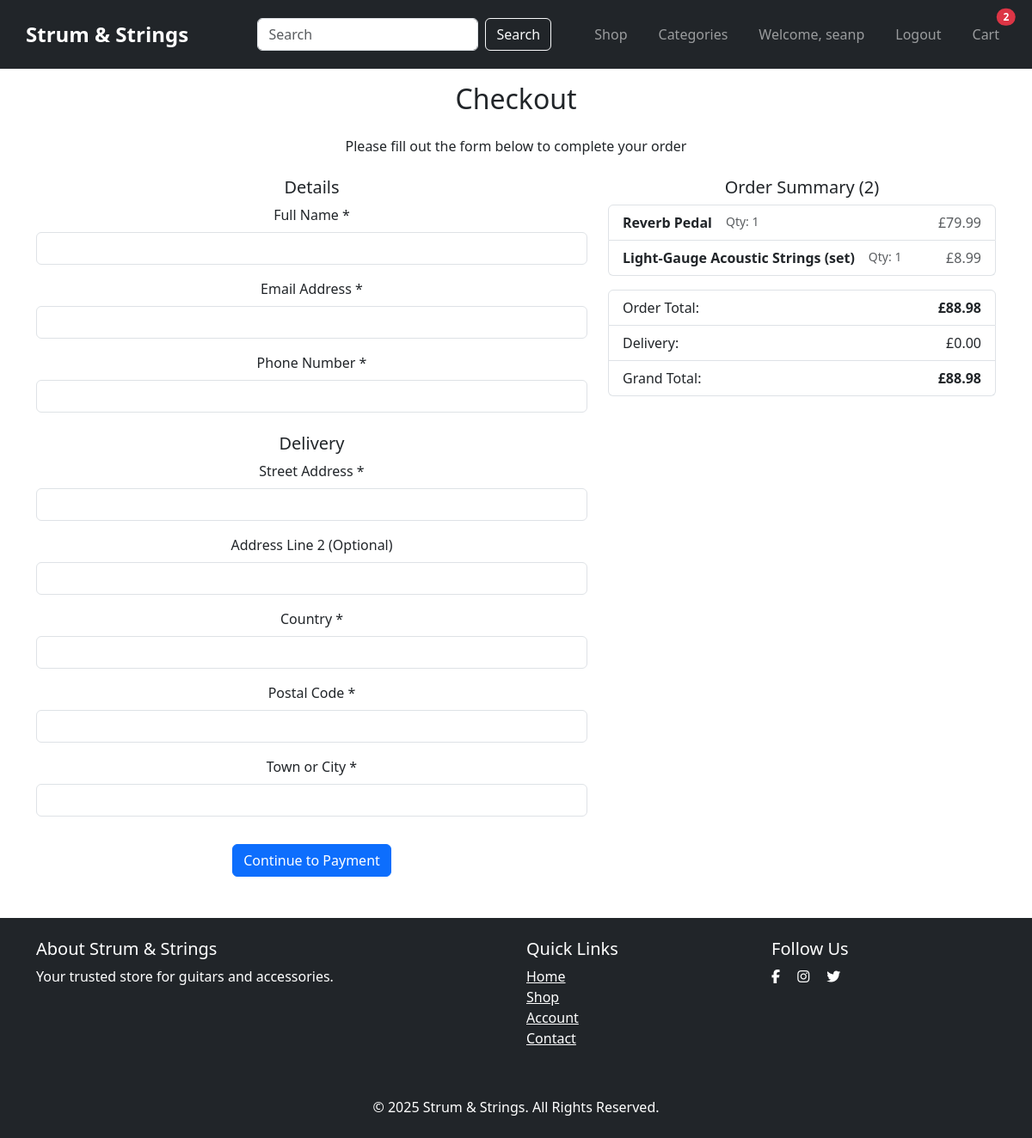
/cart/checkout/ (signed in), run on an earlier commit of the app's database.
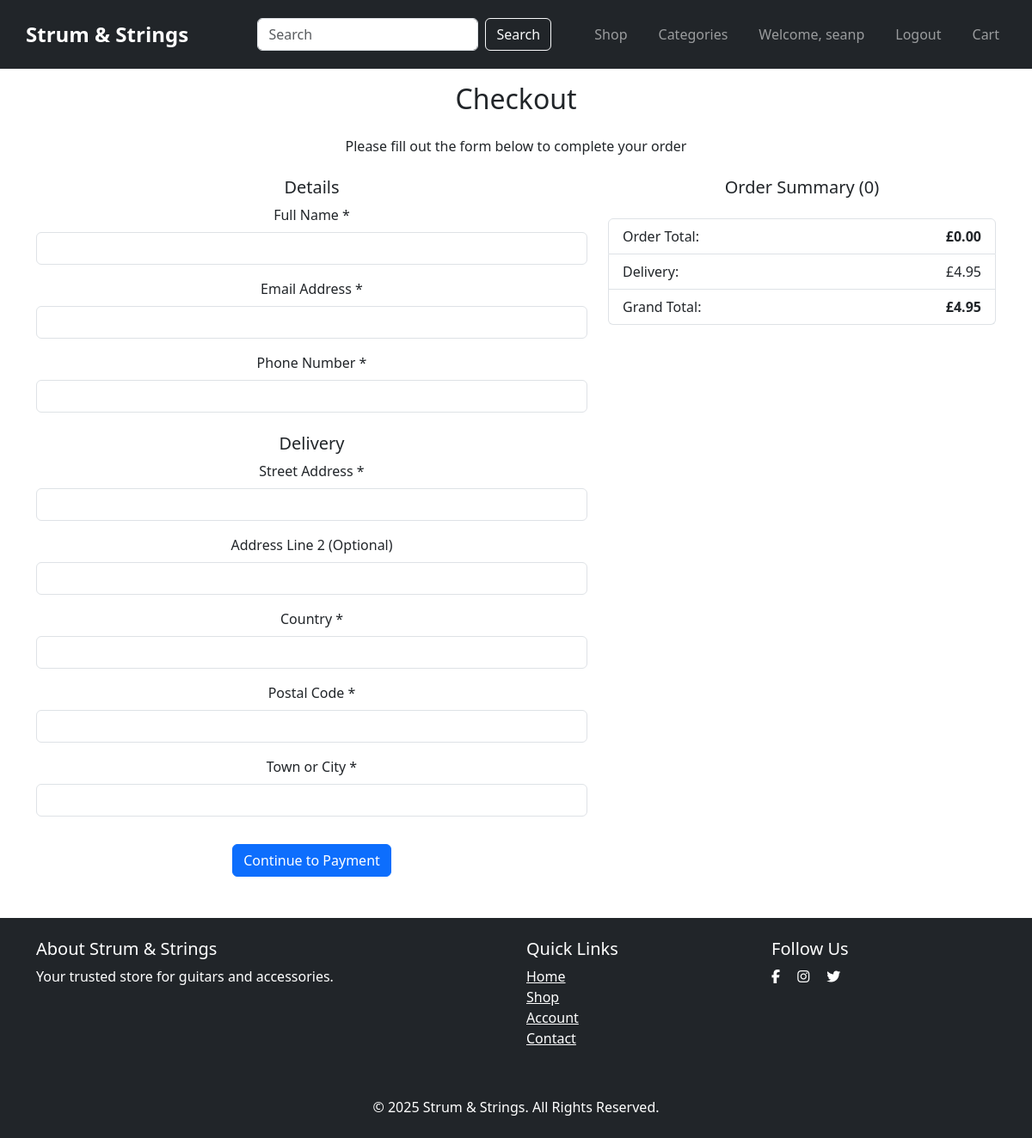
And on a later commit of the database.
### cart/models.py (models this page shows, shortened)
class CartItem(models.Model):
    user = models.ForeignKey(User, on_delete=models.CASCADE)
    product = models.ForeignKey(Product, on_delete=models.CASCADE)
    quantity = models.PositiveIntegerField(default=1)
    added_on = models.DateTimeField(auto_now_add=True)

### products/models.py (models this page shows, shortened)
class Product(models.Model):
    name = models.CharField(max_length=200)
    brand = models.CharField(
        max_length=100,
        help_text="e.g. Gibson, Martin, Yamaha, Fender, etc.",
        default="Unknown",
    )
    category = models.ForeignKey(
        Category,
        on_delete=models.CASCADE,
        related_name='products'
    )
    model = models.CharField(
        max_length=100,
        help_text="e.g. Stratocaster, Les Paul, Dreadnought, etc."
    )
    image = models.ImageField(
        upload_to='products/',
        blank=True,
        null=True
    )
    short_description = models.TextField(blank=True)
    price = models.DecimalField(
        max_digits=8,
        decimal_places=2,
        default=0.00,
        help_text="Price in GBP (e.g. 499.99)"
    )

### cart/views.py (the view, shortened to what this page needs)
# urls.py: path('checkout/', views.checkout, name='checkout'),
@login_required
def checkout(request):
    cart_items = CartItem.objects.filter(user=request.user)
    for item in cart_items:
        item.subtotal = item.product.price * item.quantity
    total = sum(item.subtotal for item in cart_items)
    delivery_fee = Decimal('0.00')
    free_delivery_threshold = Decimal('50.00')
    if total < free_delivery_threshold:
        delivery_fee = Decimal('4.95')
    grand_total = total + delivery_fee
    return render(request, 'cart/checkout.html', {
        'cart_items': cart_items,
        'total': total,
        'delivery_fee': delivery_fee,
        'grand_total': grand_total,
        'stripe_public_key': settings.STRIPE_PUBLIC_KEY,
    })

### cart/context_processors.py (called while the page is built)
def cart_item_count(request):
    if request.user.is_authenticated:
        count = CartItem.objects.filter(user=request.user).count()
    else:
        count = 0
    return {'cart_item_count': count}

### cart/templates/cart/checkout.html (shortened to what this page needs)
{% extends 'base.html' %}
{% load static %}
{% block main_class %}container py-5 mt-5{% endblock %}
{% block content %}
<h2 class="mb-4">Checkout</h2>
<p class="mb-4">Please fill out the form below to complete your order</p>
<div class="row">
  <div class="col-md-7">
    <form method="post" id="checkout-form">
      <h5>Details</h5>
      <div class="mb-3">
        <label for="full_name" class="form-label">Full Name *</label>
        <input type="text" class="form-control" id="full_name" name="full_name" required>
      </div>
      <div class="mb-3">
        <label for="email" class="form-label">Email Address *</label>
        <input type="email" class="form-control" id="email" name="email" required>
      </div>
      <div class="mb-3">
        <label for="phone" class="form-label">Phone Number *</label>
        <input type="text" class="form-control" id="phone" name="phone" required>
      </div>
      <h5 class="mt-4">Delivery</h5>
      <div class="mb-3">
        <label for="street_address1" class="form-label">Street Address *</label>
        <input type="text" class="form-control" id="street_address1" name="street_address1" required>
      </div>
      <div class="mb-3">
        <label for="street_address2" class="form-label">Address Line 2 (Optional)</label>
        <input type="text" class="form-control" id="street_address2" name="street_address2">
      </div>
      <div class="mb-3">
        <label for="country" class="form-label">Country *</label>
        <input type="text" class="form-control" id="country" name="country" required>
      </div>
      <div class="mb-3">
        <label for="postal_code" class="form-label">Postal Code *</label>
        <input type="text" class="form-control" id="postal_code" name="postal_code" required>
      </div>
      <div class="mb-3">
        <label for="town_or_city" class="form-label">Town or City *</label>
        <input type="text" class="form-control" id="town_or_city" name="town_or_city" required>
      </div>
      <button type="submit" class="btn btn-primary mt-3">
        Continue to Payment
      </button>
    </form>
  </div>
  <div class="col-md-5">
    <h5>Order Summary ({{ cart_items|length }})</h5>
    <ul class="list-group mb-3">
      {% for item in cart_items %}
      <li class="list-group-item d-flex justify-content-between align-items-center">
        <div class="d-flex flex-column">
          <div class="d-flex justify-content-between">
            <strong>{{ item.product.name }}</strong>
            <small class="text-muted ms-3">Qty: {{ item.quantity }}</small>
          </div>
        </div>
        <span class="text-muted">£{{ item.subtotal|floatformat:2 }}</span>
      </li>
      {% endfor %}
    </ul>
    <ul class="list-group">
      <li class="list-group-item d-flex justify-content-between">
        <span>Order Total:</span>
        <strong>£{{ total|floatformat:2 }}</strong>
      </li>
      <li class="list-group-item d-flex justify-content-between">
        <span>Delivery:</span>
        <span>£{{ delivery_fee|floatformat:2 }}</span>
      </li>
      <li class="list-group-item d-flex justify-content-between">
        <span>Grand Total:</span>
        <strong>£{{ grand_total|floatformat:2 }}</strong>
      </li>
    </ul>
  </div>
</div>
{% endblock %}

### templates/base.html (shortened to what this page needs)
{% load static %}
<!DOCTYPE html>
<html lang="en">
  <head>
    {% block corecss %}
    <link
      rel="stylesheet"
      href="https://cdn.jsdelivr.net/npm/bootstrap@5.3.0/dist/css/bootstrap.min.css"
    />
    {% endblock %}
    {% block extra_css %}
    <link rel="stylesheet" href="{% static 'css/base.css' %}" />
    {% endblock %}
  </head>
  <body>
    <div class="wrapper d-flex flex-column">
      <header class="bg-dark text-white fixed-top">
        <nav class="navbar navbar-expand-lg navbar-dark container-fluid">
          <div class="navbar-brand-container">
            <a class="navbar-brand" href="{% url 'home' %}">Strum & Strings</a>
          </div>
          <div
            class="collapse navbar-collapse justify-content-between burger-one"
            id="navbarNav"
          >
          <form class="d-flex mx-auto" method="get" action="{% url 'products:products_list' %}">
            <input
              class="form-control me-2 w-100"
              type="search"
              name="q"
              placeholder="Search"
              aria-label="Search"
              value="{{ query|default:'' }}"
            />
            <button class="btn btn-outline-light" type="submit">
              Search
            </button>
          </form>
            <ul
              class="navbar-nav ms-auto list-inline list-unstyled"
              id="nav-links-one"
            >
              <li class="nav-item">
                <a class="nav-link" href="{% url 'products:products_list' %}"
                  >Shop</a
                >
              </li>
              <li class="nav-item">
                <a
                  class="nav-link"
                  href="{% url 'categories:categories_list' %}"
                  >Categories</a
                >
              </li>
              {% if user.is_authenticated %}
              <li class="nav-item">
                <a class="nav-link" href="{% url 'accounts:profile' %}">Welcome, {{ user.username }}</a>
              </li>
              <li class="nav-item">
                <a class="nav-link" href="{% url 'account_logout' %}">Logout</a>
              </li>
              {% endif %}
              <li class="nav-item">
                <a class="nav-link position-relative" href="{% url 'cart:view_cart' %}">
                  Cart
                  {% if cart_item_count > 0 %}
                    <span class="position-absolute top-0 start-100 translate-middle badge rounded-pill bg-danger">
                      {{ cart_item_count }}
                    </span>
                  {% endif %}
                </a>
              </li>
            </ul>
          </div>
        </nav>
      </header>
      <main class="{% block main_class %}flex-grow-1{% endblock %}">
        {% block content %}{% endblock %}
      </main>
      <footer class="bg-dark text-white py-4" id="footer-one">
        <div class="container">
          <div class="row">
            <div class="col-md-6">
              <h5>About Strum & Strings</h5>
              <p>Your trusted store for guitars and accessories.</p>
            </div>
            <div class="col-md-3 mb-3">
              <h5>Quick Links</h5>
              <ul class="list-unstyled">
                <li><a href="#" class="text-white">Home</a></li>
                <li><a href="#" class="text-white">Shop</a></li>
                <li><a href="#" class="text-white">Account</a></li>
                <li><a href="#" class="text-white">Contact</a></li>
              </ul>
            </div>
            <div class="col-md-3">
              <h5>Follow Us</h5>
              <a href="#" class="text-white me-3"
                ><i class="fab fa-facebook-f"></i
              ></a>
              <a href="#" class="text-white me-3"
                ><i class="fab fa-instagram"></i
              ></a>
              <a href="#" class="text-white me-3"
                ><i class="fab fa-twitter"></i
              ></a>
            </div>
          </div>
          <div class="text-center mt-4">
            &copy; 2025 Strum & Strings. All Rights Reserved.
          </div>
        </div>
      </footer>
    </div>
  </body>
</html>

What changed in the data, as far as the page shows it:
removed CartItem: product.name "Reverb Pedal", quantity "1", subtotal "79.99"
removed CartItem: product.name "Light‑Gauge Acoustic Strings (set)", quantity "1", subtotal "8.99"
Also different on the page:
{{ cart_items|length }}: "2" → "0"
{{ total|floatformat:2 }}: "88.98" → "0.00"
{{ delivery_fee|floatformat:2 }}: "0.00" → "4.95"
{{ grand_total|floatformat:2 }}: "88.98" → "4.95"
{{ cart_item_count }}: "2" → (not shown)
